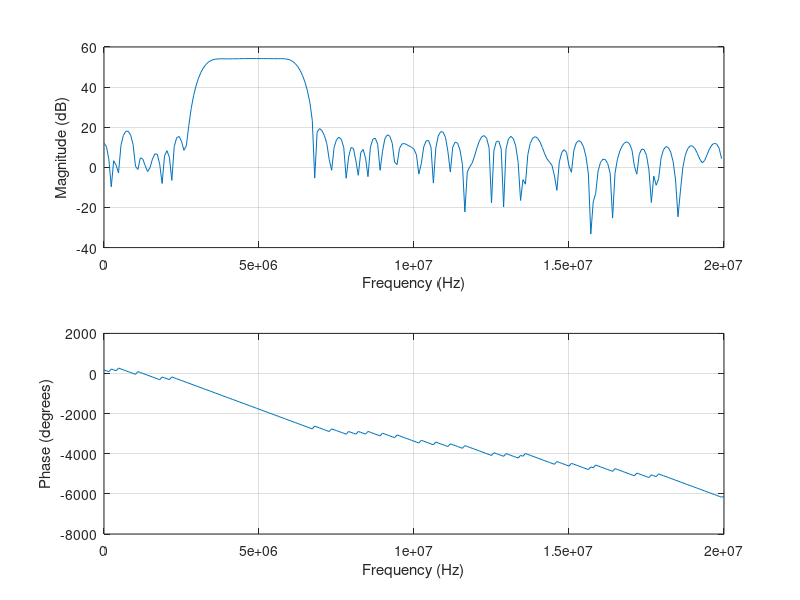

Write MATLAB code to recreate this figure.
% sampling rate
fs =  32.736e6                            % external sampling rate.
fi =  3.9e6				% external if.

% Filter-1 cutoffs
a1 = fi - 1.3e6;
a2 = fi + 1.3e6;

% low-pass filter.
b = fir1(127,[a1*2/fs, a2*2/fs]);       % 128 band pass filter.
B = 8;                                  % Number of bits
L = floor(log2((2^(B-1)-1)/max(b)));    % Round towards zero to avoid overflow
bsc = b*2^L;                            % scale 
lpf = round(bsc);                       % round: 

d = 1
freqz(lpf,d,128,40000000)

fp=fopen('filters.h','a')
fprintf(fp, '\nint8_t FILTER_2_COEFFS[] = {')
fprintf(fp, '%d, ', lpf(1:127))
fprintf(fp, '%d}; ', lpf(128))
fclose(fp)
